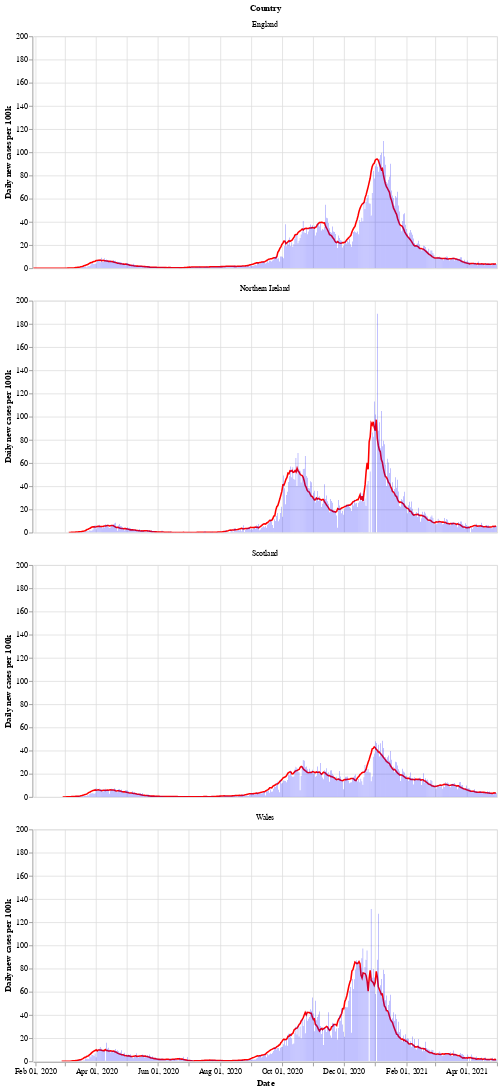

Here is the notebook cell this chart was saved with:
### Markdown cell above
Next is a bar chart of the number of new cases in each country (per 100k population), with the 7 day moving average of cases. Again we see that Wales saw a longer period of raising and falling cases compared to the other countries.

After a period of cases falling, each nation is now seeing a rise in the number of cases - especially in Wales.

### Code cell
# collapse
bars = alt.Chart(uk_cases).mark_bar().encode(
    x=alt.X("yearmonthdate(date):T", axis=alt.Axis(title='Date')),
    y=alt.Y("newCasesRate:Q", axis=alt.Axis(title='Daily new cases per 100k')),
    tooltip='newCasesRate',
    color=alt.condition(
        alt.datum.dailyChange > 0,
        alt.value("orange"),  # The positive color
        alt.value("blue")  # The negative color
    )
).properties(title='New cases per 100k population with rolling 7 day average', width=600).interactive()
line = alt.Chart(uk_cases).mark_line(
    color='red',
    size=2,
).transform_window(
    rolling_mean='mean(newCasesRate)',
    frame=[0, 7],
    groupby=['areaName']
).encode(
    x='yearmonthdate(date):T',
    y='rolling_mean:Q'
)
alt.layer(line, bars, data=uk_cases).facet(alt.Row('areaName', title='Country'), columns=1)

### Figure 1 — Vega-Lite specification as saved in the notebook (floating-point values rounded to 4 significant figures; data arrays with more than 128 entries replaced by an {"elided": "..."} marker saying what was removed)
{"config": {"view": {"continuousWidth": 400, "continuousHeight": 300}}, "data": {"name": "data-46767dd4df1e273718d3745355618e52"}, "facet": {"type": "nominal", "field": "areaName", "title": "Country"}, "spec": {"layer": [{"mark": {"type": "line", "color": "red", "size": 2}, "encoding": {"x": {"type": "temporal", "field": "date", "timeUnit": "yearmonthdate"}, "y": {"type": "quantitative", "field": "rolling_mean"}}, "transform": [{"window": [{"op": "mean", "field": "newCasesRate", "as": "rolling_mean"}], "frame": [0, 7], "groupby": ["areaName"]}]}, {"mark": "bar", "encoding": {"color": {"condition": {"value": "orange", "test": "(datum.dailyChange > 0)"}, "value": "blue"}, "tooltip": {"type": "quantitative", "field": "newCasesRate"}, "x": {"type": "temporal", "axis": {"title": "Date"}, "field": "date", "timeUnit": "yearmonthdate"}, "y": {"type": "quantitative", "axis": {"title": "Daily new cases per 100k"}, "field": "newCasesRate"}}, "selection": {"selector002": {"type": "interval", "bind": "scales", "encodings": ["x", "y"]}}, "title": "New cases per 100k population with rolling 7 day average", "width": 600}]}, "columns": 1, "$schema": "https://vega.github.io/schema/vega-lite/v4.8.1.json", "datasets": {"data-46767dd4df1e273718d3745355618e52": {"elided": "1736 records"}}}
